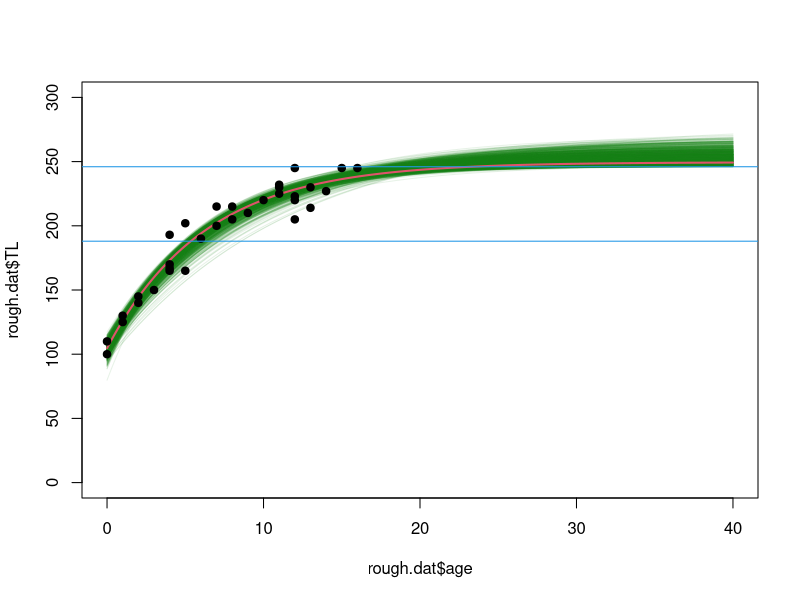
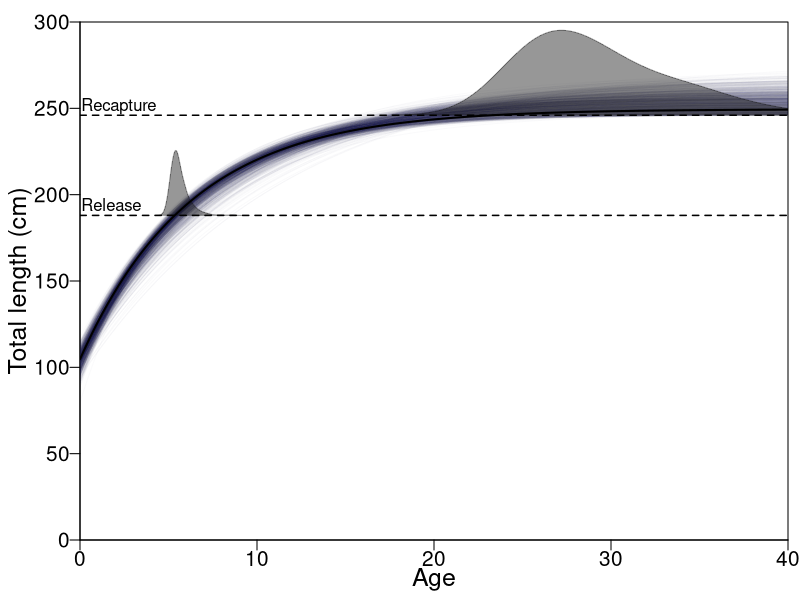

Write the R code that produced these figures, in order.
library(plotrix)
library(mvtnorm)

#Data
setwd('C:\\Matias\\Analyses\\Growth\\Greynurse recapture')
  #tag and recapture info
TL.rel=188
TL.rec=246
Time.liberty=22.16  #years

  #male growth pars from Goldman et al 2006
Linf=249.5
K=0.16
to=-3.4

  #eye-balled data from Goldman et al 2006
rough.dat=data.frame(age=c(0,0,1,1,2,2,3,4,4,4,4,5,5,6,7,7,8,8,9,10,11,11,11,
                           12,12,12,12,13,13,14,15,16),
                     TL=c(100,110,125,130,140,145,150,165,167,170,193,165,202,190,
                          200,215,205,215,210,220,225,230,232,205,220,223,245,214,
                          230,227,245,245))


#1. create var covar matrix and take sample
set.seed(666)
Start.pars=list(Linf.est=jitter(Linf,1),K.est=jitter(K,1),to.est=jitter(to,1))  
fit=nls(TL~Linf.est*(1-exp(-K.est*(age-to.est))),data=rough.dat,start=Start.pars)
SIGMA=vcov(fit)
N.sim=1000
age=seq(0,40,.1)
Sim.tl=matrix(nrow=length(age),ncol=N.sim)

VBGF=function(t,linf,k,t0) linf*(1-exp(-k*(t-t0)))

x <- 1
repeat {
  par.samp=rmvnorm(1,mean=c(Linf,K,to),sigma=SIGMA)
  dummy=VBGF(age,par.samp[1],par.samp[2],par.samp[3])
  Age.dummy=age[which.min(abs(dummy - TL.rec))]
  if( TL.rec<max(dummy))
  {
    Sim.tl[,x]=dummy
    x = x+1
  }
  if (x == N.sim+1){
    break
  }
}  #make sure rec length/age is meaningful

#plot simulated lengths
plot(rough.dat$age,rough.dat$TL,col='transparent',xlim=c(0,40),ylim=c(0,300))
LT=VBGF(age,Linf,K,to)
for(i in 1:N.sim) lines(age,Sim.tl[,i],col=rgb(.1,.5,.1,alpha=.1))
lines(age,LT,lwd=2,col=2)
points(rough.dat$age,rough.dat$TL,pch=19)
abline(h=TL.rel,col=4)
abline(h=TL.rec,col=4)


#extract age from closet predicted TL to TL.rel
Age.rel=numeric(N.sim)
for(i in 1:N.sim) Age.rel[i]=age[which.min(abs(Sim.tl[,i] - TL.rel))] 
Smry.age.rel=round(as.data.frame(t(as.matrix(summary(Age.rel)))),1)

  
#derive age at recapture from time at liberty
Age.rec=Age.rel+Time.liberty
Smry.age.rec=round(as.data.frame(t(as.matrix(summary(Age.rec)))),1)

#derive age at recapture from predicted TL to TL.rec
Age.rec.TL=numeric(N.sim)
for(i in 1:N.sim) Age.rec.TL[i]=age[which.min(abs(Sim.tl[,i] - TL.rec))] 
Age.rec.TL=Age.rec.TL[Age.rec.TL>=(0.5*min(Age.rel)+Time.liberty)]

Smry.age.rec.TL=round(as.data.frame(t(as.matrix(summary(Age.rec.TL)))),1)

#figure 2
add.Tabl=F
Ymax=300
Xmax=max(age)

jpeg(file='figure2.jpg',width=2400,height=2000,units="px",res=300)
par(mar=c(1,1,1,.1),oma=c(2,3,.1,.5),las=1,mgp=c(1,.5,0),cex.axis=1.25)
plot(1,1,col='transparent',xlim=c(0,Xmax),ylim=c(0,Ymax), yaxs="i",xaxs="i",
     ylab="",xlab="")
for(i in 1:N.sim) lines(age,Sim.tl[,i],col=rgb(.1,.1,.3,alpha=.02))
mtext("Total length (cm)",2,las=3,line=2.5,cex=1.5)
mtext("Age",1,line=1.5,cex=1.5)

#add distribution
CL.dis=rgb(.1,.1,.1,alpha=.45)
den=density(Age.rel,adjust=2)
X=den$x
Y=rescale(den$y,c(TL.rel,TL.rel*1.2))
polygon(X,Y,col=CL.dis,border=CL.dis)
if(add.Tabl)addtable2plot(Smry.age.rel$Median ,TL.rel-20,Smry.age.rel,bty="o",xjust=0.2,
              display.rownames=F,hlines=F,vlines=F,cex=1)
den=density(Age.rec.TL,adjust=2)
X=den$x
Y=rescale(den$y,c(TL.rec,TL.rec*1.2))
polygon(X,Y,col=CL.dis,border=CL.dis)
if(add.Tabl)addtable2plot(Smry.age.rec.TL$Median ,TL.rec-20,Smry.age.rec.TL,bty="o",xjust=0.4,
              display.rownames=F,hlines=F,vlines=F,cex=1)
lines(age,LT,lwd=2,col="black")
abline(h=TL.rel,lwd=1.5,lty=2)
text(-.5,TL.rel+5,'Release',pos=4)
abline(h=TL.rec,lwd=1.5,lty=2)
text(-.5,TL.rec+5,'Recapture',pos=4)
dev.off()


# Quants=apply(Sim.tl, 1, quantile, probs = c(0,0.025,0.975,1),  na.rm = TRUE)
# jpeg(file='figure2.jpg',width=2400,height=2000,units="px",res=300)
# par(mar=c(1,1,1,.1),oma=c(2,3,.1,.5),las=1,mgp=c(1,.5,0),cex.axis=1.25)
# plot(1,1,col='transparent',xlim=c(0,Xmax),ylim=c(0,Ymax), yaxs="i",xaxs="i",
#      ylab="",xlab="")
# CL.dis=rgb(.1,.1,.3,alpha=.5)
# X=c(age,rev(age))
# Y=c(Quants[1,],rev(Quants[4,]))
# polygon(X,Y,col=CL.dis,border=CL.dis)
# 
# CL.dis=rgb(.1,.1,.3,alpha=.2)
# Y=c(Quants[2,],rev(Quants[3,]))
# polygon(X,Y,col=CL.dis,border=CL.dis)
# 
# 
# mtext("Total length (cm)",2,las=3,line=2.5,cex=1.5)
# mtext("Age",1,line=1.5,cex=1.5)
# 
# #add distribution
# CL.dis=rgb(.1,.1,.3,alpha=.5)
# den=density(Age.rel,adjust=2)
# X=den$x
# Y=rescale(den$y,c(TL.rel,TL.rel*1.2))
# polygon(X,Y,col=CL.dis,border=CL.dis)
# den=density(Age.rec.TL,adjust=2)
# X=den$x
# Y=rescale(den$y,c(TL.rec,TL.rec*1.2))
# polygon(X,Y,col=CL.dis,border=CL.dis)
# lines(age,LT,lwd=2,col="black")
# abline(h=TL.rel,lwd=1.5,lty=2)
# text(-.5,TL.rel+5,'Release',pos=4)
# abline(h=TL.rec,lwd=1.5,lty=2)
# text(-.5,TL.rec+5,'Recapture',pos=4)
# dev.off()